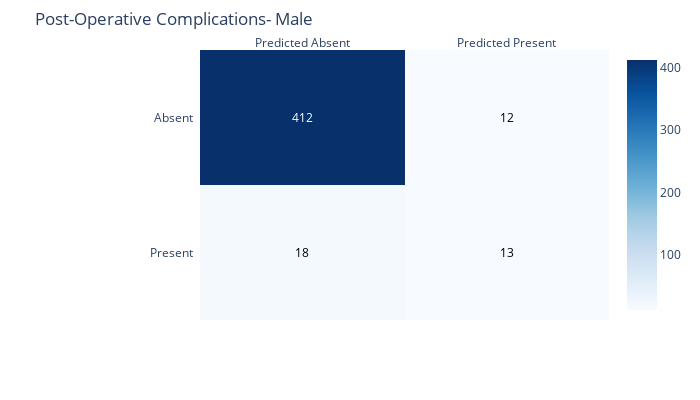

Notebook code cell kept with this figure:
### Code cell
model_func.c_matrix('xgbm_male.sav','Post-Operative Complications- Male',y_test_M,X_test_M)

### Figure 1 — Plotly figure (JSON) as saved in the notebook; plotly's stock layout.template omitted (floating-point values rounded to 4 significant figures)
{"data": [{"colorscale": [[0, "rgb(247,251,255)"], [0.125, "rgb(222,235,247)"], [0.25, "rgb(198,219,239)"], [0.375, "rgb(158,202,225)"], [0.5, "rgb(107,174,214)"], [0.625, "rgb(66,146,198)"], [0.75, "rgb(33,113,181)"], [0.875, "rgb(8,81,156)"], [1, "rgb(8,48,107)"]], "reversescale": false, "showscale": true, "type": "heatmap", "x": ["Predicted Absent", "Predicted Present"], "y": ["Present", "Absent"], "z": [[18, 13], [412, 12]]}], "layout": {"annotations": [{"font": {"color": "#000000"}, "showarrow": false, "text": "18", "x": "Predicted Absent", "xref": "x", "y": "Present", "yref": "y"}, {"font": {"color": "#000000"}, "showarrow": false, "text": "13", "x": "Predicted Present", "xref": "x", "y": "Present", "yref": "y"}, {"font": {"color": "#FFFFFF"}, "showarrow": false, "text": "412", "x": "Predicted Absent", "xref": "x", "y": "Absent", "yref": "y"}, {"font": {"color": "#000000"}, "showarrow": false, "text": "12", "x": "Predicted Present", "xref": "x", "y": "Absent", "yref": "y"}], "height": 400, "margin": {"l": 200, "t": 50}, "title": {"text": "Post-Operative Complications- Male"}, "width": 700, "xaxis": {"dtick": 1, "gridcolor": "rgb(0, 0, 0)", "side": "top", "ticks": ""}, "yaxis": {"dtick": 1, "ticks": "", "ticksuffix": "  "}}}
